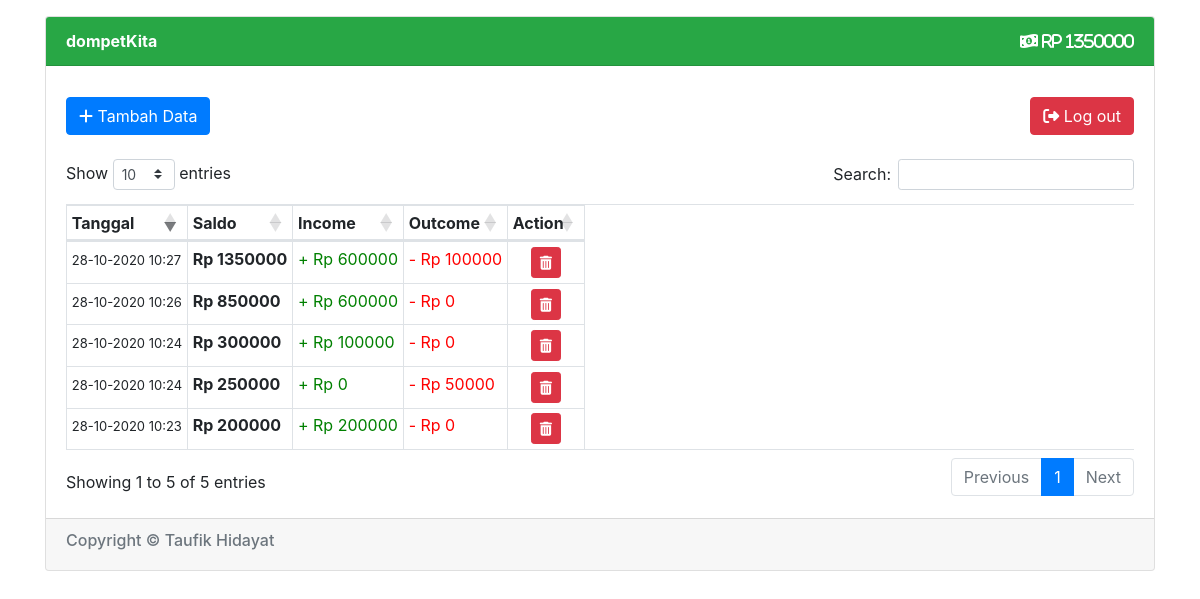
The page /index.php?pesan=login (signed in) on the database its author committed.
### tables this page shows
CREATE TABLE `dompet` (
  `id` int(11) NOT NULL,
  `tanggal` datetime NOT NULL,
  `saldo` int(11) NOT NULL,
  `income` int(11) NOT NULL,
  `outcome` int(11) NOT NULL,
  `user_id` int(11) NOT NULL
);

### index.php (the view, shortened to what this page needs)
<!doctype html>
<html lang="en">
<head>
  <link rel="stylesheet" href="https://cdn.datatables.net/1.10.22/css/dataTables.bootstrap4.min.css">
  <link rel="stylesheet" href="https://cdn.jsdelivr.net/npm/bootstrap@4.5.3/dist/css/bootstrap.min.css">
</head>
<body>
  <div class="container pt-3">
    <div class="card">
      <div class="card-header bg-success">
        <b class="text-white"><a href="index.php" class="text-white">dompetKita</a></b>
        <?php include 'koneksi.php';
        $saldoTerbaru = mysqli_query($koneksi, "select saldo from dompet where user_id = '".$_SESSION['id']."' order by tanggal desc limit 1");
        $dataSaldo = mysqli_fetch_array($saldoTerbaru);
        $cek = mysqli_num_rows($saldoTerbaru);
        if($cek > 0){
          echo "<h8 class='text-white float-right'><i class='fa fa-money-bill-wave-alt'> Rp ".$dataSaldo['saldo']."</i></h8>";
        }else{
          echo "<h8 class='text-white float-right'><i class='fa fa-money-bill-wave-alt'> Rp 0</i></h8>";
        }
        ?>
      </div>
      <div class="card-body">
        <?php
        if (isset($_GET['pesan'])) {
          $pesan = $_GET['pesan'];
          if ($pesan == "input") {
            echo "<div class='alert alert-success alert-dismissible fade show' role='alert'><i class='fa fa-check'></i>
  Input data berhasil!
  <button type='button' class='close' data-dismiss='alert' aria-label='Close'>
    <span aria-hidden='true'>&times;</span>
  </button>
</div>";
          } else if ($pesan == "hapus") {
            echo "<div class='alert alert-success alert-dismissible fade show' role='alert'><i class='fa fa-trash'></i> Data berhasil dihapus!
  <button type='button' class='close' data-dismiss='alert' aria-label='Close'>
    <span aria-hidden='true'>&times;</span>
  </button>
</div>";
          } else if ($pesan == "login") {
            echo "<div class='alert alert-success alert-dismissible fade show' role='alert'><i class='fa fa-sign-in'></i>
  Login berhasil! Selamat datang <i>".$_SESSION['user']."</i>
  <button type='button' class='close' data-dismiss='alert' aria-label='Close'>
    <span aria-hidden='true'>&times;</span>
  </button>
</div>";
          }
        }
        ?>
        <button type="button" class="btn btn-primary" data-toggle="modal" data-target="#exampleModal">
          <i class="fa fa-plus"></i> Tambah Data</button>
        <a href="logout.php" class="btn btn-danger float-right" onclick="return confirm('Anda yakin ingin logout?')">
          <i class="fa fa-sign-out"></i> Log out</a>
        </div>
        <br><br>
        <table class="table table-responsive table-sm table-bordered" id="example">
          <thead>
            <tr>
              <th scope="col">Tanggal</th>
              <th scope="col">Saldo</th>
              <th scope="col">Income</th>
              <th scope="col">Outcome</th>
              <th scope="col">Action</th>
            </tr>
          </thead>
          <tbody>
            <?php
            $data = mysqli_query($koneksi, "select * from dompet WHERE user_id = '".$_SESSION['id']."'");
            while ($d = mysqli_fetch_array($data)) {
              $originalDate = $d['tanggal'];
              $newDate = date("d-m-Y H:i", strtotime($originalDate));
              ?>
              <tr>
                <td><font size="2"><?=$newDate; ?></font></td>
                <td><b>Rp <?=$d['saldo']; ?></b></td>
                <td><font color="green">+ Rp <?=$d['income']; ?></font></td>
                <td><font color="red">- Rp <?=$d['outcome']; ?></font></td>
                <td align="center" class="align-middle"><a href="hapus.php?id=<?php echo $d['id']; ?>" class="btn btn-danger btn-sm" onclick="return confirm('Anda yakin ingin menghapus data?')"><i class="fa fa-trash"></i></a></td>
              </tr>
              <?php
            }
            ?>
          </tbody>
        </table>
      </div>
      <div class="card-footer text-secondary">
        <h6>Copyright © Taufik Hidayat</h6>
      </div>
    </div>
</body>
</html>

### rows shown on the page
dompet: saldo "1350000", tanggal "28-10-2020 10:27", income "600000", outcome "100000"
dompet: tanggal "28-10-2020 10:23", saldo "200000", income "200000", outcome "0"
dompet: tanggal "28-10-2020 10:24", saldo "300000", income "100000", outcome "0"
dompet: tanggal "28-10-2020 10:24", saldo "250000", income "0", outcome "50000"
dompet: tanggal "28-10-2020 10:26", saldo "850000", income "600000", outcome "0"
